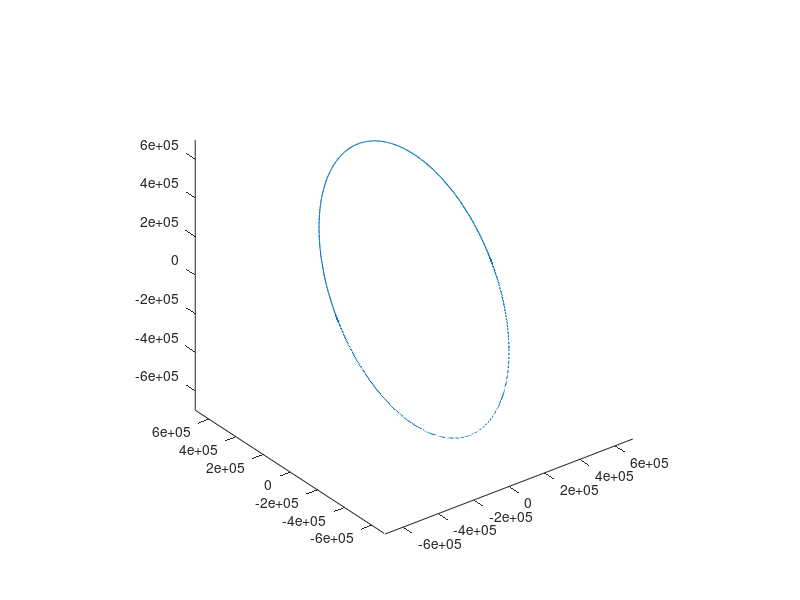

Write MATLAB code to recreate this figure.
clear all
close all
clc


%% making a simple loop for calculating the circular trajectory

dt = 0.01;
omega = 1;
r = 700000;
alpha = 0; % alpha is the local angle in the local trajectory axes


% define the rotation matrix (constant)
phi = 0;
theta = pi*0.5;
psi = 0;

Rx = [1 0 0;0 cos(phi) -sin(phi); 0 sin(phi) cos(phi)];
Ry = [cos(theta) 0 sin(theta); 0 1 0; -sin(theta) 0 cos(theta) ];
Rz = [cos(psi) -sin(psi) 0; sin(psi) cos(psi) 0; 0 0 1];

RR = Rx * Ry* Rz;

for i = 1:10000
    
    %calculating the local coorddinates wrt curcular trajectory plane
    x_local = [r*cos(alpha) , r*sin(alpha), 0]';
    
    %obtain the global coordinate of the point on trajectory
    x_global = RR  * x_local;
    
    %update the local angle alpha
    alpha = alpha + omega * dt;
    
    %save the global position
    X(i,:) = x_global';
    
end


figure(1)
plot3(X(:,1),X(:,2),X(:,3));
axis equal

% %% simulation of the target moving on the trajectory
%  figure(2);
% plot3(X(:,1),X(:,2),X(:,3));
% hold on
% fh = plot3(X(1,1),X(1,2),X(1,3),'ro','MarkerSize',8,'MarkerFaceColor','r');
% 
% for i = 1:10000
%    clf(fh)
%    plot3(X(:,1),X(:,2),X(:,3));
%    fh = plot3(X(i,1),X(i,2),X(i,3),'ro','MarkerSize',8,'MarkerFaceColor','r');
%    drawnow;
% end
%    
    
    